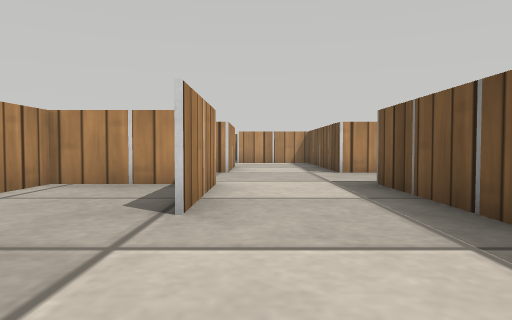
View 1 (above)

24 first-person views from a walk through a robot-simulator world made for Webots. The camera is 0.14 m above the floor, tilts 2° down and sees 70° across. The floor is counted in squares, 0.2 m on a side. Each view is taken from the middle of a square. On the plan, view 1 faces up. The plan holds only what a view shows up to about 11 squares ahead; the rest is blank. The robots in the file are not drawn. Simple shapes and patterns stand in for the simulator's stock objects.

View 2
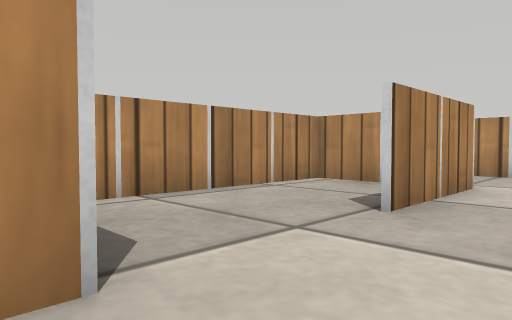

View 3
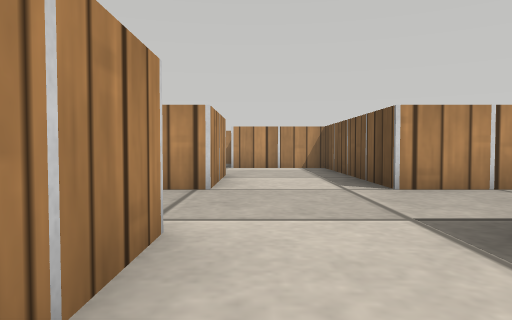

View 4
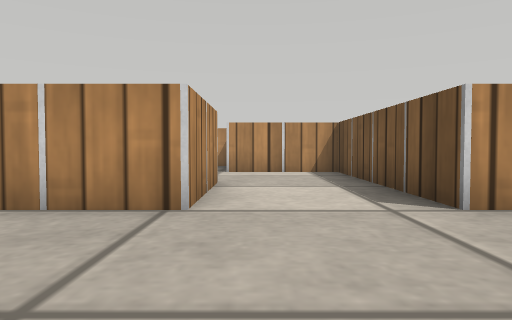

View 5
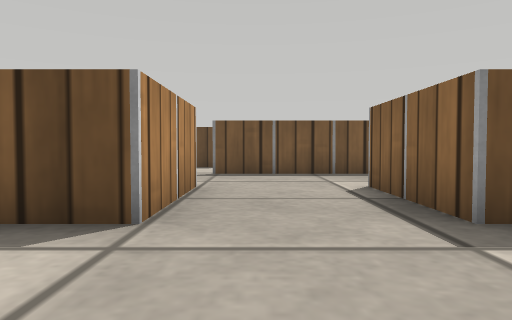

View 6
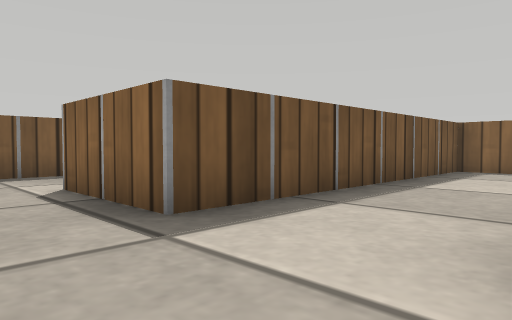

View 7
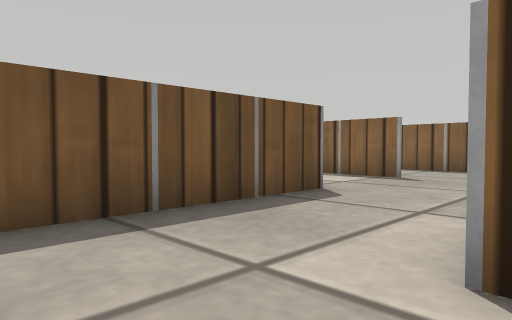

View 8
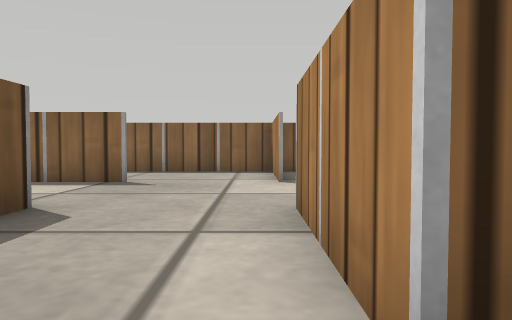

View 9
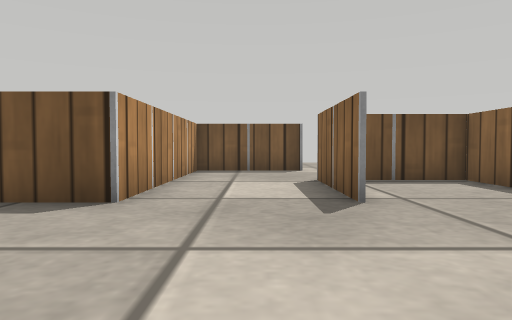

View 10
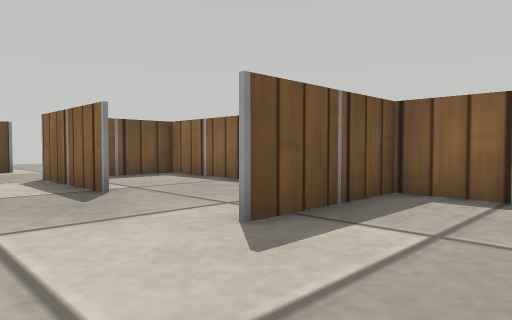

View 11
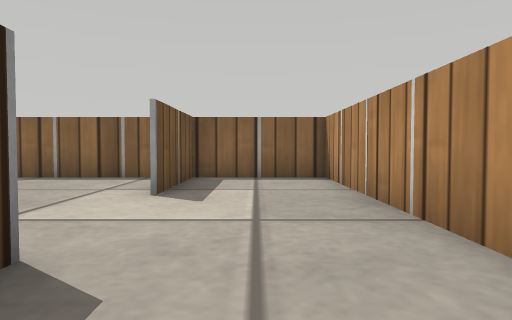

View 12
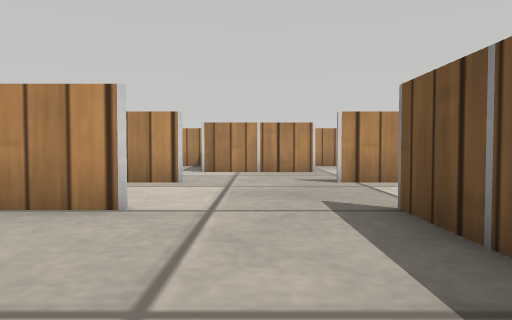

View 13
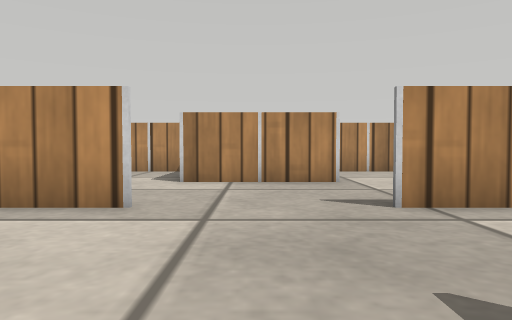

View 14
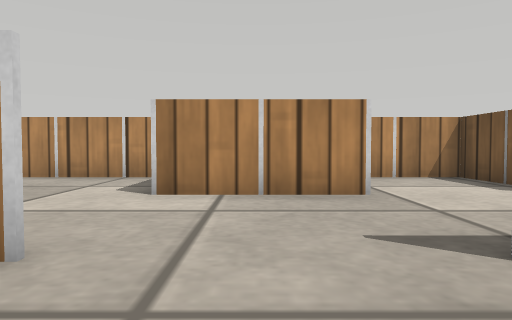

View 15
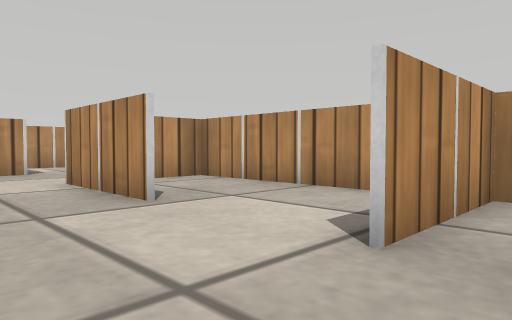

View 16
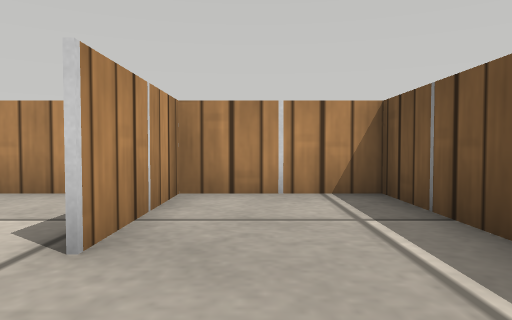

View 17
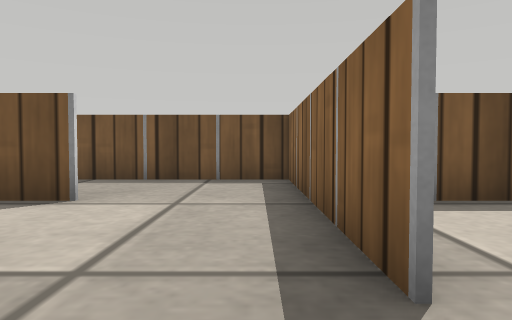

View 18
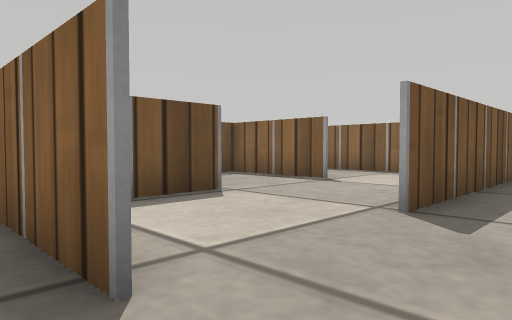

View 19
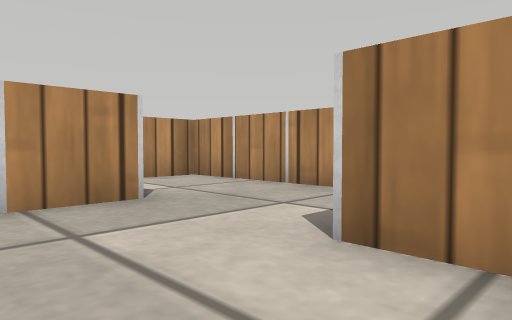

View 20
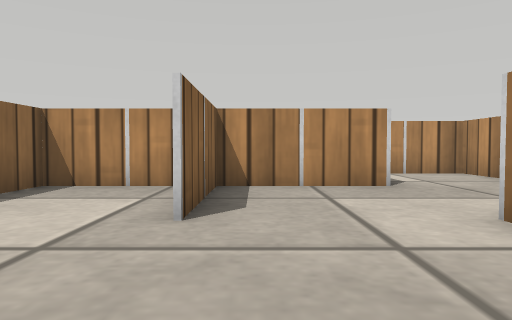

View 21
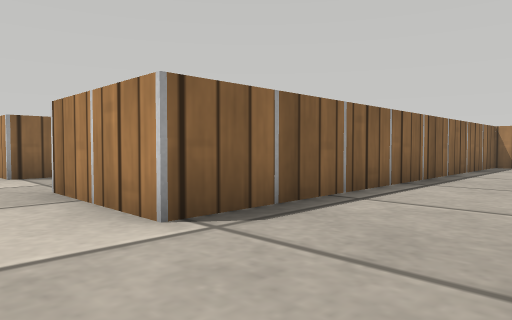

View 22
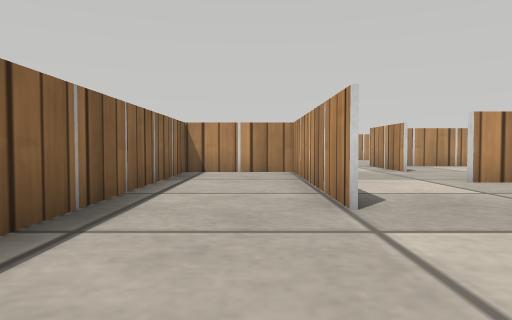

View 23
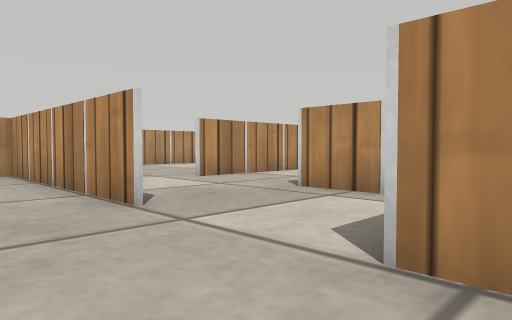

View 24
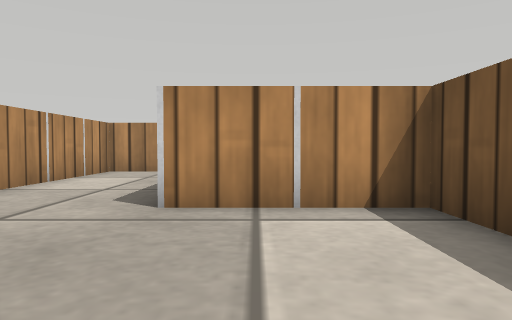

### Floor plan
Points are (right, up) in squares from view 1. A wall is a line through its corners. A room is listed if a view was taken in it or the views show most of it. See-through windows are left out.
Room 1 (views 1, 2, 3, 4, 5, 6, 7, 8, 12, 13, 21, 22, 23, 24)
walls: (-0.8, 0.7) (-0.8, -0.1); (5.6, 10.1) (2.3, 10.1) (2.3, 16.4) (-0.9, 16.4); (5.5, 0.8) (5.5, -2.5); (-0.8, 13.3) (-0.8, 10.1) (-4, 10.1); (2.3, -2.5) (2.3, 7) (5.5, 7) (5.5, 3.8); (-7, 10.1) (-13.4, 10.1) (-13.4, 7) (-0.8, 7) (-0.8, 3.8); (8.5, 0.7) (11.9, 0.7); (4.9, -2.5) (11.8, -2.5) (11.8, -0.2); (14.9, 1.4) (14.9, 3.8) (8.6, 3.8) (8.6, 10.3)
ways out: opening at (5, 2) to room 2; opening at (7, 10) to room 3; opening at (-1, 2) to room 8; opening at (-6, 10); opening at (-1, 14.5); opening at (13.5, 1)
Room 2 (views 9, 10, 11)
walls: (2.4, 3.8) (2.4, -2.5); (5.5, -2.5) (5.5, 0.8); (1, -2.5) (4.9, -2.5)
ways out: opening at (5, 2) to room 1
Room 3 (view 14)
walls: (5.6, 13.2) (4, 13.2); (2.4, 12.5) (2.4, 10.1) (3.5, 10.1); (10, 13.2) (8.5, 13.2)
ways out: opening at (7, 10) to room 1; opening at (7, 13) to room 5; opening at (9, 11.5) to room 7
Room 4 (views 15, 16)
walls: (11.5, 13.3) (14.9, 13.3) (14.9, 19.5) (11.9, 19.5); (11.8, 19.6) (11.8, 16.3)
ways out: opening at (12, 15) to room 5
Room 5 (views 17, 18, 19, 20)
walls: (8.8, 16.4) (5.4, 16.4); (8.5, 13.3) (11.5, 13.3); (11.8, 16.3) (11.8, 19.6); (11.9, 19.5) (5.5, 19.5) (5.5, 18.1); (4.6, 13.3) (5.6, 13.3)
ways out: opening at (7, 13) to room 3; opening at (12, 15) to room 4; opening at (5, 14.5) to room 10
Room 6 (no view inside)
walls: (2.4, 16.5) (2.4, 15.5); (4.9, 19.5) (-0.8, 19.5) (-0.8, 17.5)
ways out: opening at (3.5, 16) to room 10
Room 7 (no view inside)
walls: (11.8, 10) (11.8, 11.8)
ways out: opening at (9, 11.5) to room 3; opening at (10.5, 7) to room 9; opening at (12, 9)
Room 8 (no view inside)
walls: (-1.7, 0.7) (-0.8, 0.7); (-0.7, 6.9) (-3.9, 6.9) (-3.9, 1.9)
ways out: opening at (-1, 2) to room 1
Room 9 (no view inside)
walls: (11.4, 3.8) (12.5, 3.8)
ways out: opening at (10.5, 7) to room 7
Room 10 (no view inside)
walls: (2.4, 15.5) (2.4, 13.3) (4.6, 13.3)
ways out: opening at (5, 14.5) to room 5; opening at (3.5, 16) to room 6

Where each view was taken, in squares from view 1:
view 1: 0 up, 0 right, facing up
view 2: 0 up, 1 right, facing up-left
view 3: 4 up, 0 right, facing up
view 4: 6 up, 0 right, facing up
view 5: 9 up, 1 left, facing right
view 6: 9 up, 1 left, facing down-right
view 7: 9 up, 5 right, facing down-right
view 8: 8 up, 6 right, facing down
view 9: 2 up, 4 right, facing right
view 10: 3 up, 3 right, facing down-right
view 11: 6 up, 4 right, facing down
view 12: 6 up, 7 right, facing up
view 13: 9 up, 7 right, facing up
view 14: 11 up, 7 right, facing up
view 15: 14 up, 13 right, facing up-left
view 16: 14 up, 13 right, facing up
view 17: 14 up, 7 right, facing right
view 18: 14 up, 7 right, facing down-right
view 19: 14 up, 7 right, facing up-left
view 20: 14 up, 9 right, facing left
view 21: 10 up, 1 right, facing down-left
view 22: 9 up, 3 left, facing left
view 23: 8 up, 3 left, facing up-left
view 24: 9 up, 6 left, facing up
